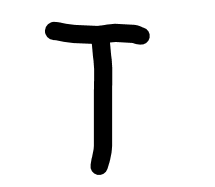
#> input picture character_classification/testimg.png, 215 x 187 px
$ jupyter execute --allow-errors character_classification.ipynb
#> lines starting #> are read from the running program, lines starting #| are printed output that depends on the picture
[cell 1]
import pickle
# load model from pickle file
#> (the rest of this cell did not finish here and is left out)

[cell 2]
import cv2
import matplotlib.pyplot as plt
import numpy as np
# Load the unknown image
unknown_image = cv2.imread('testimg.png')  # Replace 'unknown_image.jpg' with the path to your image
#> unknown_image is the input picture: shape (187, 215, 3); min 0, max 255, mean 228.4
unknown_image = cv2.cvtColor(unknown_image, cv2.COLOR_BGR2GRAY)
#> unknown_image: shape (187, 215)
# Resize the image to (40,40)
unknown_image = cv2.resize(unknown_image, (40,40))
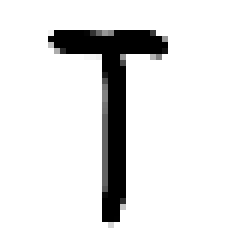
#> unknown_image: shape (40, 40) (shown 6 times larger); min 0, max 255, mean 227.4

# Normalize pixel values to the range [0, 1]
unknown_image = unknown_image/ 255.0
print(unknown_image.shape)
#| (40, 40)
plt.imshow(unknown_image)
